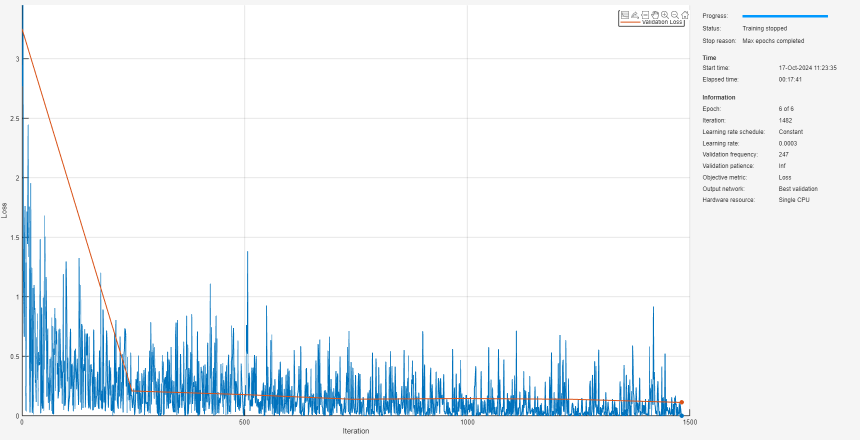
#> input picture TrainingProgress.png, 1720 x 880 px (shown at 1/2 size)
$ python resize_images_in_folders.py ..
#> lines starting #> are read from the running program, lines starting #| are printed output that depends on the picture
# Python script that processes all image files in a specified folder (and its subfolders),
# resizes them to 224x224, and saves the resized images into a separate destination folder
# while maintaining the directory structure.

import os
import sys
import time
from PIL import Image

def resize_and_save_images(src_folder, dest_folder, target_size=(224, 224)):
    """
    Resize all images in a folder and its subfolders to the target size and save them to a destination folder.
    src_folder (str): Path to the source folder containing images.
    dest_folder (str): Path to the destination folder to save resized images.
    target_size (tuple): Target size for the images (default: 224x224).
    """
#> called with src_folder = '..', dest_folder = '.._resized', target_size = (224, 224)

    # go through all files and subdirectories in the source folder
    for root, _, files in os.walk(src_folder):
        for file in files:
            # Check if the file is an image
            if file.lower().endswith(('.png', '.jpg', '.jpeg', '.bmp')):
                # Construct the full file path
                src_file_path = os.path.join(root, file)
                # print("src_file_path:", src_file_path)

                # Maintain folder structure in the destination folder
                relative_path = os.path.relpath(root, src_folder)
                dest_dir = os.path.join(dest_folder, relative_path)
                os.makedirs(dest_dir, exist_ok=True)

                # Destination file path
                dest_file_path = os.path.join(dest_dir, file)
                # print("dest_file_path:", dest_file_path)

                try:
                    # Open, resize, and save the image
                    with Image.open(src_file_path) as img:
                        # Get original image dimensions
#> img is the input picture: PIL image 1720x880 RGB; mean R, G, B 237.1, 242.8, 246.6
                        original_shape = img.size  # (width, height)
#> original_shape = (1720, 880)

                        img_resized = img.resize(target_size, Image.LANCZOS)
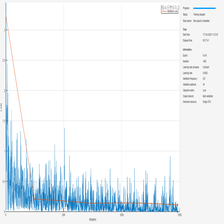
#> img_resized: PIL image 224x224 RGB; mean R, G, B 236.9, 242.6, 246.5
                        img_resized.save(dest_file_path)

                        print(f"Resized: {file} : [{original_shape[1]}x{original_shape[0]}] -> [{target_size[1]}x{target_size[0]}]")
#| Resized: TrainingProgress.png : [880x1720] -> [224x224]

                except Exception as e:
                    print(f"Error processing {src_file_path}: {e}")


######################################################################################
# Read path of folder containing subfolders, images from command line argument
if __name__ == '__main__':
    if len(sys.argv) != 2:
        print("Missing folder name! Ensure folder name in quotes.\nUsage: resize_and_save_images \"full/path/to/folder/containing/subfolders/images>\"")
    else:
        source_folder = sys.argv[1]

        # create dest folder name as source folder with _resized suffix.
        parent_dir, source_name = os.path.split(source_folder.rstrip(os.sep))
        # print("parent_dir:", parent_dir)
        # print("source_name:", source_name)

        destination_folder = os.path.join(parent_dir, f"{source_name}_resized")

        print(f"Source Folder: {source_folder}")
        print(f"Destination Folder: {destination_folder}")
        resize_and_save_images(source_folder, destination_folder)
